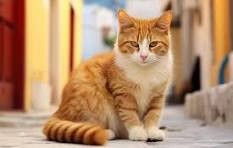
#> input picture assets/cat.jpg, 233 x 148 px
$ python main.py
#> lines starting #> are read from the running program, lines starting #| are printed output that depends on the picture
import numpy as np
import cv2 as cv
from matplotlib import pyplot as plt

img = cv.imread("../assets/cat.jpg", 0)
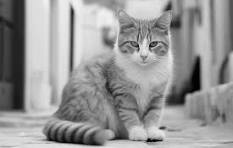
#> img: shape (148, 233); min 0, max 244, mean 151.3
equ = cv.equalizeHist(img)
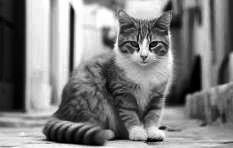
#> equ: shape (148, 233); min 0, max 255, mean 128.2
res = np.hstack((img, equ))
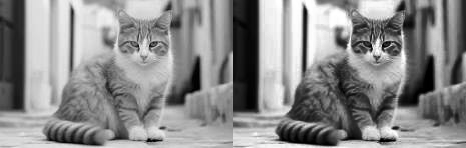
#> res: shape (148, 466); min 0, max 255, mean 139.7
cv.imwrite('../output/program1.png', res)

$ run again, with assets/flower.jpg copied over assets/cat.jpg
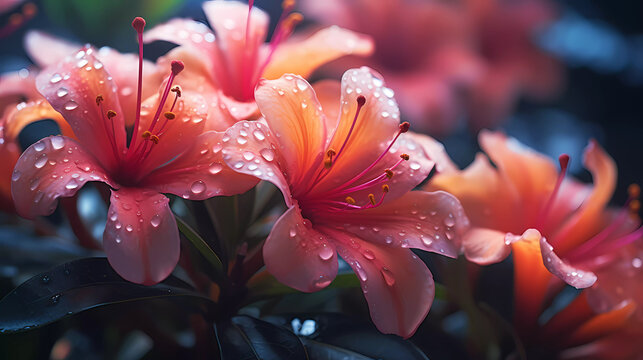
#> input picture assets/flower.jpg, 643 x 360 px
#> `equ = cv.equalizeHist(img)`:
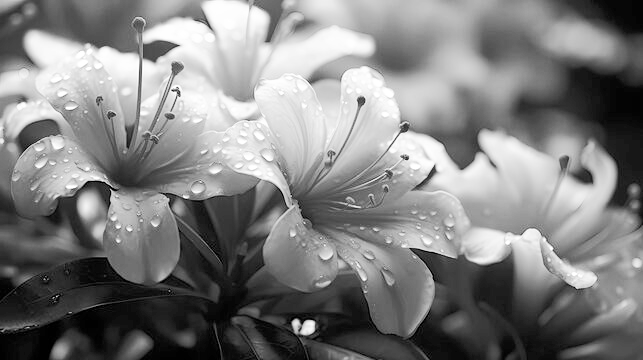
#> equ: shape (360, 643); min 0, max 255, mean 128.3
#> `res = np.hstack((img, equ))`:
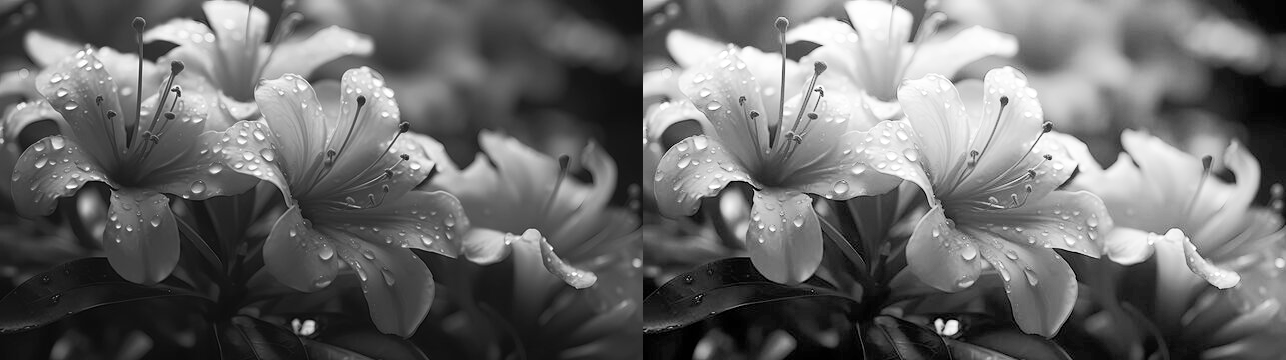
#> res: shape (360, 1286); min 0, max 255, mean 106.9

$ run again, with assets/parrot.jpg copied over assets/cat.jpg
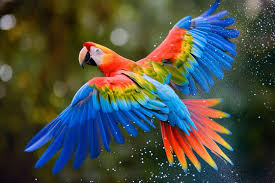
#> input picture assets/parrot.jpg, 275 x 183 px
#> `equ = cv.equalizeHist(img)`:
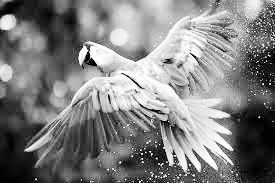
#> equ: shape (183, 275); min 0, max 255, mean 128.4
#> `res = np.hstack((img, equ))`:
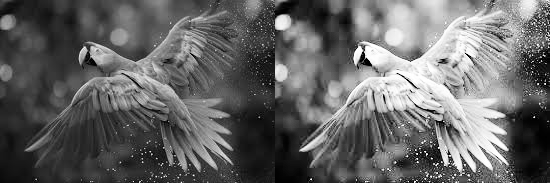
#> res: shape (183, 550); min 0, max 255, mean 101.9
